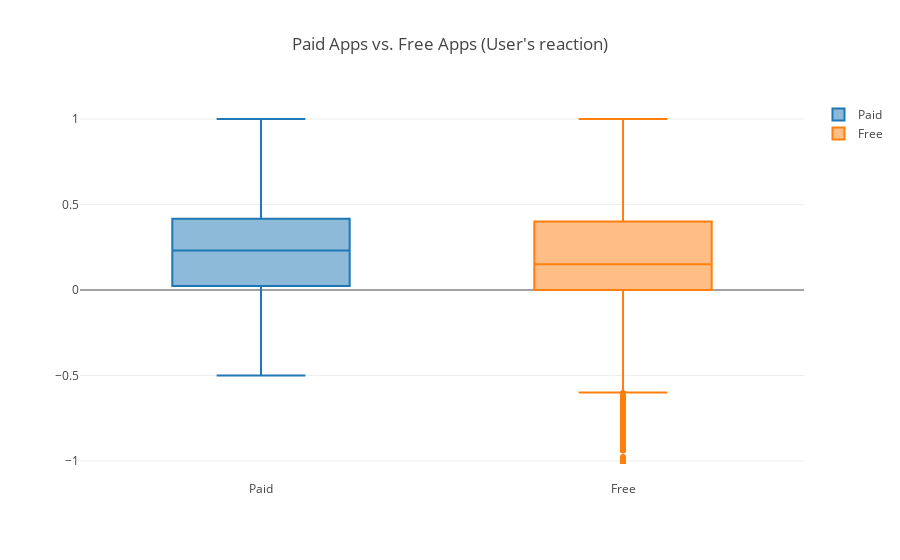

Here is the notebook cell this chart was saved with:
### Markdown cell above
## 11. User's reaction on products

<p>Mining user review data to determine how people feel about your product, brand, or service can be done using a technique called sentiment analysis. User reviews for apps can be analyzed to identify if the mood is positive, negative or neutral about that app. For example, positive words in an app review might include words such as 'amazing', 'friendly', 'good', 'great', and 'love'. Negative words might be words like 'malware', 'hate', 'problem', 'refund', and 'incompetent'.</p>
<p>By plotting sentiment polarity scores of user reviews for paid and free apps, we observe that free apps receive a lot of harsh comments, as indicated by the outliers on the negative y-axis. Reviews for paid apps appear never to be extremely negative. This may indicate something about app quality, i.e., paid apps being of higher quality than free apps on average. The median polarity score for paid apps is a little higher than free apps, thereby syncing with our previous observation.</p>

### Code cell
# Load user_reviews.csv
reviews_df = pd.read_csv('datasets/user_reviews.csv')

# Join and merge the two dataframe
merged_df = pd.merge(apps,reviews_df, on = 'App', how = "inner")

# Drop NA values from Sentiment and Translated_Review columns
merged_df = merged_df.dropna(subset=['Sentiment', 'Translated_Review'])

# User review sentiment polarity for paid vs. free apps
trace0 = go.Box(
    # Data for paid apps
    y = merged_df['Sentiment_Polarity'][merged_df['Type']=='Paid'],
    name = 'Paid'
)

trace1 = go.Box(
    # Data for free apps
    y= merged_df['Sentiment_Polarity'][merged_df['Type']=='Free'],
    name = 'Free'
)

layout = go.Layout(
    title = "Paid Apps vs. Free Apps (User's reaction)",
    yaxis = dict( 
        autorange = True
    )
)

# Add trace0 and trace1 to a list for plotting
data = [trace0,trace1]
plotly.offline.iplot({'data': data, 'layout': layout})

### Figure 1 — Plotly figure (JSON) as saved in the notebook; plotly's stock layout.template omitted (floating-point values rounded to 4 significant figures; data arrays with more than 128 entries replaced by an {"elided": "..."} marker saying what was removed)
{"data": [{"name": "Paid", "type": "box", "uid": "197f0490-7107-45ec-9502-8302d71d1ab1", "y": {"elided": "416 float values"}}, {"name": "Free", "type": "box", "uid": "89c471d3-3dde-42f3-a5d5-b9ee406a6285", "y": {"elided": "35513 float values"}}], "layout": {"title": {"text": "Paid Apps vs. Free Apps (User's reaction)"}, "yaxis": {"autorange": true}}}
